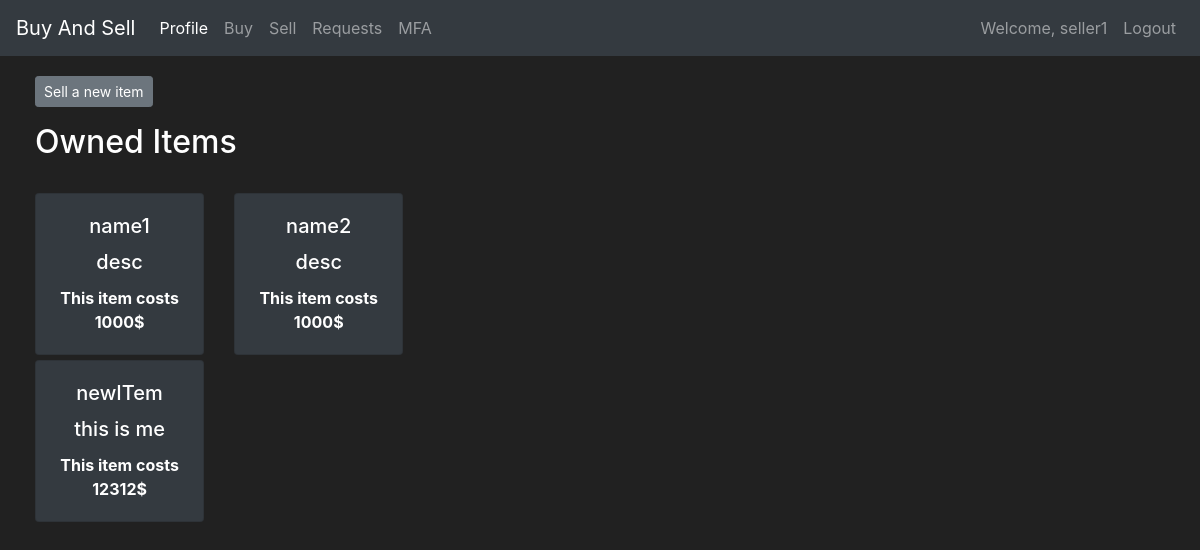
Page /sell (signed in) on the earlier database version.
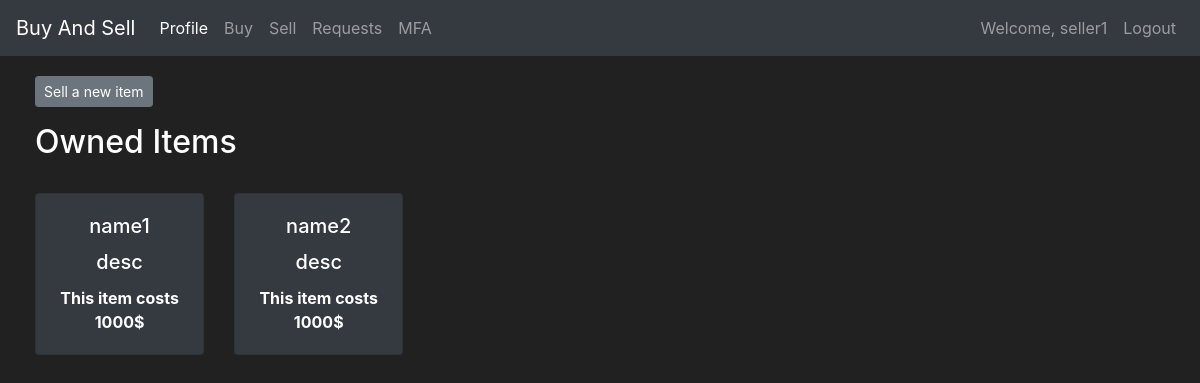
Same page on the later database version.
### market/models.py (models this page shows, shortened)
class Item(db.Model):
    id = db.Column(db.Integer(), primary_key=True)
    name = db.Column(db.String(length=30), nullable=False, unique=True)
    price = db.Column(db.Integer(), nullable=False)
    barcode = db.Column(db.String(length=12), nullable=False, unique=True)
    description = db.Column(db.String(length=1024), nullable=False)
    owner = db.Column(db.Integer(), db.ForeignKey('user.id'))

### market/routes.py (the view, shortened to what this page needs)
@app.route('/sell',methods=['GET', 'POST'])
def sell_page():
    selling_form = SellItemForm()
    if request.method == "GET":
        owned_items = Item.query.filter_by(owner=current_user.id)
        return render_template('sell.html', owned_items=owned_items, selling_form=selling_form)

### market/models.py (called while the page is built)
@login_manager.user_loader
def load_user(user_id):
    return User.query.get(int(user_id))

### market/templates/sell.html (shortened to what this page needs)
{% extends 'base.html' %}
{% block content %}
<div class="row" style="margin-top:20px; margin-left:20px">
   <div class="col-4">
    <a class="btn btn-sm btn-secondary" href="{{ url_for('sell_items') }}">Sell a new item</a>
    <h2>Owned Items</h2>
        <br>
        <div class="row">
           {% for owned_item in owned_items %}
             <div class="col-md-6">
                 <div style="margin-bottom: 5px" class="card text-center bg-dark">
                      <div class="card-body">
                        <h5 class="card-title">{{ owned_item.name }}</h5>
                          <h5 class="card-title">{{ owned_item.description }}</h5>
                          <p class="card-text"><strong>
                              This item costs {{ owned_item.price }}$
                          </strong></p>
                      </div>
                  </div>
             </div>
           {% endfor %}
        </div>
   </div>
</div>
{% endblock %}

Differences in the rows shown:
removed Item: name "newITem", description "this is me", price "12312"
